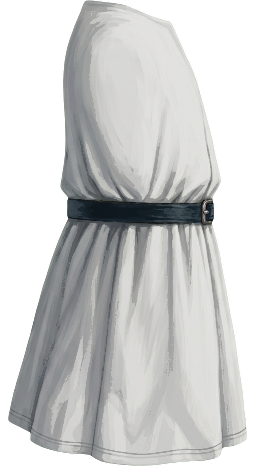
#> input picture src/assets/art/characters/ferruccio_cutout/busto.png, 255 x 471 px, given as the content of the folder ./../../src/assets/art/characters/ferruccio_cutout/busto.png, which was not available
$ python recolor_v2.py ../../../src/assets/art/characters/ferruccio_cutout/busto.png ../../../src/assets/art/characters/ferruccio_cutout/coscia.png
#> lines starting #> are read from the running program, lines starting #| are printed output that depends on the picture; after the words box and inside, x2 and y2 are one past the last pixel; in counts of white or black regions, pixels touching at a corner belong together; pictures that were not available may be replaced by others from this repository, and a replacement may not be noted
## NON PIÙ USATO: per decisione di Salvatore Ferruccio resta con le tinte originali dello 02 (vedi rig.json _doc).
## Ricolora pezzi e fotogrammi del Ferruccio v2 secondo CORREZIONI-FERRUCCIO-INGAME.md (§2):
## casacca/calzoni/cappello bianco con ombre grigio-fredde, neri #16171B/#0D0E11, sciarpa #74302A
## (luce #A8402F, ombra #49241D), lama acciaio, occhio bianco con alone #8FD3FF.
## I colori sono salvati moltiplicati per WHITE_POINT (0,82): lo shader del rig li divide per
## lo stesso valore, così a schermo escono i colori obiettivo. Uso: python recolor_v2.py SRC DST
import sys, os, numpy as np
from PIL import Image, ImageFilter
from scipy import ndimage as nd
SRC, DST = sys.argv[1], sys.argv[2]
WHITE_POINT = 0.82
def hexc(h): return np.array([int(h[i:i+2],16) for i in (1,3,5)],float)
def ramp(t, stops):
    # stops: lista (posizione, colore)
    out=np.zeros(t.shape+(3,))
    for (p0,c0),(p1,c1) in zip(stops[:-1],stops[1:]):
        m=(t>=p0)&(t<=p1); u=((t-p0)/max(p1-p0,1e-6))[...,None]
        out[m]=(c0+(c1-c0)*u)[m]
    return out
CLOTH=[(0,hexc('#5E6068')),(0.35,hexc('#9A9DA6')),(0.72,hexc('#D8D3CC')),(1,hexc('#ECE8E0'))]
INKR=[(0,hexc('#0D0E11')),(0.6,hexc('#16171B')),(1,hexc('#3A3D45'))]
SCARF=[(0,hexc('#49241D')),(0.5,hexc('#74302A')),(1,hexc('#A8402F'))]
STEEL=[(0,hexc('#4A5058')),(0.5,hexc('#9AA3AA')),(1,hexc('#E8ECEF'))]
EYE_HALO,EYE_OUT=hexc('#8FD3FF'),hexc('#5FA8E0')
def recolor(path,out):
    im=Image.open(path).convert('RGBA'); a=np.asarray(im).astype(float)
#> in recolor, im is the input picture: PIL image 255x471 RGBA; mean R, G, B, A 117.6, 120, 117.1, 161.1
    rgb,al=a[...,:3],a[...,3]
    r,g,b=rgb[...,0],rgb[...,1],rgb[...,2]
    val=rgb.max(-1)
    eye=(b>r+35)&(val>140)
#> eye: shape (471, 255) bool; every value is 0
    scarf=((((r-g)/(r+1)>0.28)&(r>40))|((r>g*1.25)&(r-g>7)&(val<52)))&~eye
    dark=(val<52)&~scarf&~eye
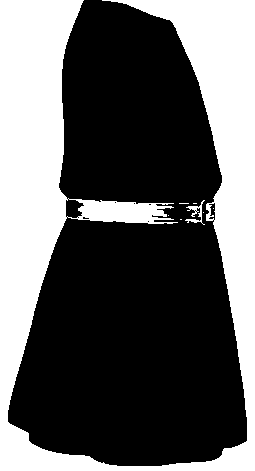
#> dark: shape (471, 255) bool; 37.3% white; 8 white regions (6 under 20 px), largest, box (x1, y1, x2, y2) and area: (0, 0, 255, 471) 44572, (185, 200, 205, 225) 152
    metal=(np.abs(r-b)<7)&(val>=52)&~eye&~scarf
#> metal: shape (471, 255) bool; 55.3% white; 262 black regions (247 under 20 px), largest, box (x1, y1, x2, y2) and area: (0, 0, 255, 471) 52588, (111, 180, 127, 201) 71, (112, 243, 120, 271) 62
    cloth=~(eye|scarf|dark|metal)
#> cloth: shape (471, 255) bool; 7.5% white; 291 white regions (270 under 20 px), largest, box (x1, y1, x2, y2) and area: (9, 218, 150, 433) 4892, (62, 49, 104, 218) 2099, (152, 203, 201, 223) 568
    o=rgb.copy()
    o[cloth]=ramp(np.clip((val-45)/125.0,0,1)**0.75,CLOTH)[cloth]
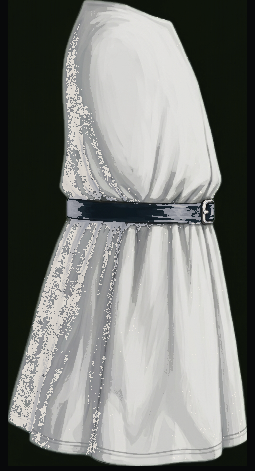
#> o: shape (471, 255, 3) float64; mean R, G, B 124.6, 126.4, 122.9
    o[dark]=ramp(np.clip(val/52.0,0,1),INKR)[dark]
#> after the loop in ramp (call 2), `for (p0,c0),(p1,c1) in zip(stops[:-1],stops[1:]):`:
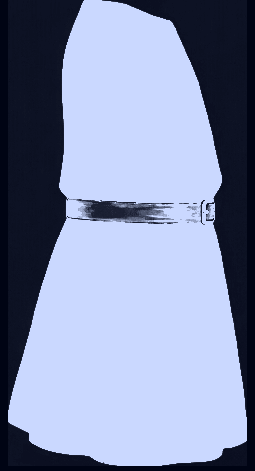
#> out: shape (471, 255, 3) float64; mean of channels 0, 1, 2 43.4, 45.7, 52; drawn with min black and max white
    o[scarf]=ramp(np.clip((val-20)/90.0,0,1),SCARF)[scarf]
#> after the loop in ramp (call 3), `for (p0,c0),(p1,c1) in zip(stops[:-1],stops[1:]):`:
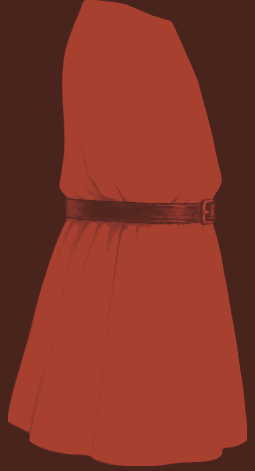
#> out: shape (471, 255, 3) float64; mean of channels 0, 1, 2 131.9, 53.3, 40.3; drawn as R, G, B
    o[metal]=ramp(np.clip((val-50)/150.0,0,1),STEEL)[metal]
#> the loop in ramp (call 4), `for (p0,c0),(p1,c1) in zip(stops[:-1],stops[1:]):` made 2 passes
#> pass 1, in ramp (call 4), `u = ((t - p0) / max(p1 - p0, 1e-06))[..., None]`:
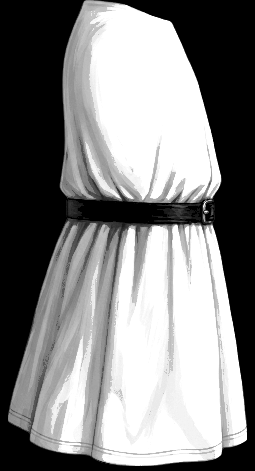
#> u: shape (471, 255, 1) float64; min 0, max 2, mean 1.04; drawn with min black and max white
#> after the loop in ramp (call 4), `for (p0,c0),(p1,c1) in zip(stops[:-1],stops[1:]):`:
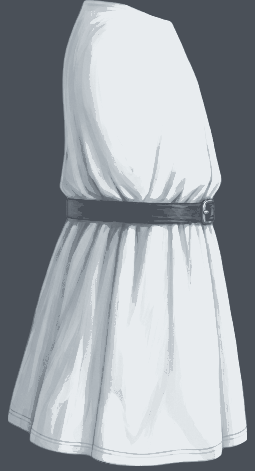
#> out: shape (471, 255, 3) float64; mean of channels 0, 1, 2 156.3, 161.9, 167.6; drawn as R, G, B
    o*=WHITE_POINT
    o[eye]=255.0   # nucleo bianco
    img=Image.fromarray(np.clip(np.dstack([o,al]),0,255).astype(np.uint8),'RGBA')
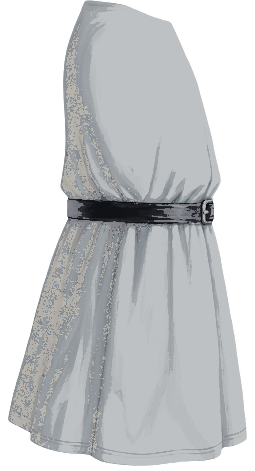
#> img: PIL image 255x471 RGBA; mean R, G, B, A 114.3, 116.6, 119.2, 161.1; transparent parts drawn white
    if eye.sum()>3:
        base=nd.binary_dilation(eye,iterations=1)
        for col,rad,alpha in ((EYE_OUT,max(4,im.height/90),0.5),(EYE_HALO,max(2,im.height/180),0.8)):
            m=Image.fromarray((base*255).astype(np.uint8)).filter(ImageFilter.GaussianBlur(radius=rad))
            ga=np.asarray(m).astype(float)/255.0
            ga=np.clip(ga/max(ga.max(),1e-6),0,1)*alpha
            layer=Image.fromarray(np.dstack([np.broadcast_to(col,ga.shape+(3,)),ga*255]).astype(np.uint8),'RGBA')
            img.alpha_composite(layer)
        core=Image.fromarray(np.dstack([np.full(eye.shape+(3,),255.0),eye*255.0]).astype(np.uint8),'RGBA')
        img.alpha_composite(core)
    img.save(out)
os.makedirs(DST,exist_ok=True)
for f in sorted(os.listdir(SRC)):
    if f.endswith('.png') and f!='mano_martello.png':
        recolor(os.path.join(SRC,f),os.path.join(DST,f))

$ run again, on src/assets/art/characters/ferruccio_cutout/manica_giu.png
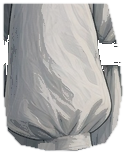
#> input picture src/assets/art/characters/ferruccio_cutout/manica_giu.png, 126 x 154 px, given as the content of the folder ../src/assets/art/characters/ferruccio_cutout/manica_giu.png, which was not available
#> in recolor, im is the input picture: PIL image 126x154 RGBA; mean R, G, B, A 149.3, 149, 148.4, 203.7
#> eye: shape (154, 126) bool; every value is 0
#> in recolor, `dark=(val<52)&~scarf&~eye`:
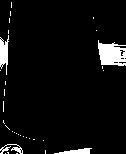
#> dark: shape (154, 126) bool; 5.4% white; 32 white regions (28 under 20 px), largest, box (x1, y1, x2, y2) and area: (98, 40, 126, 66) 519, (0, 35, 9, 75) 213, (54, 148, 92, 154) 133, (0, 144, 23, 154) 94
#> metal: shape (154, 126) bool; 49.4% white; 70 white regions (59 under 20 px), largest, box (x1, y1, x2, y2) and area: (15, 0, 126, 154) 7198, (87, 0, 126, 48) 1075, (3, 59, 32, 138) 492
#> cloth: shape (154, 126) bool; 45.2% white; 95 white regions (81 under 20 px), largest, box (x1, y1, x2, y2) and area: (43, 0, 111, 128) 4125, (0, 0, 56, 154) 2931, (113, 69, 126, 154) 481
#> in recolor, `img=Image.fromarray(np.clip(np.dstack([o,al]),0,255).astype(np.uint8),..`:
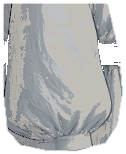
#> img: PIL image 126x154 RGBA; mean R, G, B, A 155.7, 157.4, 157.6, 203.7; transparent parts drawn white
